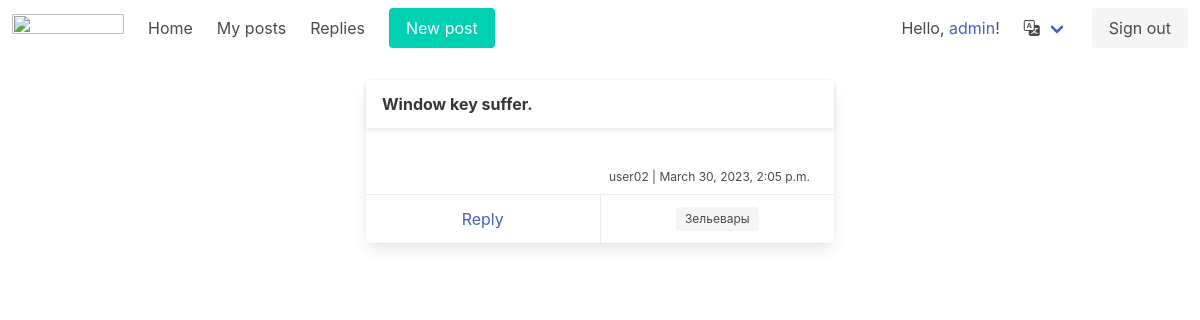
The page /post/1/ (signed in) on the database its author committed.
### users/models.py (models this page shows, shortened)
class User(AbstractUser):
    activated = models.BooleanField(default=False)
    subscriber = models.BooleanField(default=False)

### boardapp/models.py (models this page shows, shortened)
class Post(models.Model):
    author = models.ForeignKey(settings.AUTH_USER_MODEL, on_delete=models.CASCADE, verbose_name=_('Name'))
    title = models.CharField(max_length=255, verbose_name=_('Title'))
    text = tinymce_models.HTMLField(verbose_name=_('Text'))
    category = models.ForeignKey(Category, on_delete=models.RESTRICT, verbose_name=_('Category'))
    date = models.DateTimeField(auto_now_add=True, verbose_name=_('Date'))
    archived = models.BooleanField(default=False, verbose_name=_('Archived'))
    class Meta:
        verbose_name = _('Post')
        verbose_name_plural = _('Posts')

class Category(models.Model):
    name = models.CharField(max_length=50, unique=True, verbose_name=_('Name'))
    def __str__(self):
        return f'{self.name}'
    class Meta:
        verbose_name = _('Category')
        verbose_name_plural = _('Сategories')

### boardapp/views.py (the view)
# urls.py: path('post/<int:pk>/', PostDetailView.as_view(), name='post_detail'),
class PostDetailView(DetailView):
    model = Post
    template_name = 'post_detail.html'

### boardapp/templatetags/custom_filters.py (called while the page is built)
@register.simple_tag(takes_context=True)
def url_replace(context, **kwargs):
    _dict = context['request'].GET.copy()
    for key, value in kwargs.items():
        _dict[key] = value
    return _dict.urlencode()

### templates/post_detail.html (shortened to what this page needs)
{% extends 'base/base.html' %}
{% block content %}
<br>
<div class="columns is-centered">
    <div class="column is-half">
        {% include 'post_card.html' %}
    </div>
</div>
{% endblock content %}

### templates/base/navbar.html (shortened to what this page needs)
{% load i18n %}
<nav class="navbar" role="navigation" aria-label="main navigation">
  <div class="navbar-brand">
    <a class="navbar-item" href="https://bulma.io">
      <img src="https://bulma.io/images/bulma-logo.png" width="112" height="28">
    </a>
  </div>
  <div id="navbarBasicExample" class="navbar-menu">
    <div class="navbar-start">
      <a href="{% url 'home' %}" class="navbar-item">
        {% trans "Home" %}
      </a>
      {% if user.is_authenticated %}
      <a href="{% url 'user_posts' %}" class="navbar-item">
        {% trans "My posts" %}</a>
      <a href="{% url 'replies' %}?accepted=false" class="navbar-item">
        {% trans "Replies" %}</a>
      {% endif %}
      <div class="navbar-item">
          <p class="control">
            <a class="button is-primary" href="{% url 'post_create' %}">
              <span>{% trans "New post" %}</span>
            </a>
          </p>
      </div>
      </div>
    <div class="navbar-end">
      {% if user.is_authenticated %}
      <p class="navbar-item">{% trans "Hello" %},&nbsp;<a href="{% url 'profile' %}">{{ user }}</a>!</p>
      {% endif %}
      <div class="navbar-item has-dropdown is-hoverable">
        <a class="navbar-link">
          <i class="bi bi-translate"></i>
        </a>
      </div>
      <div class="navbar-item">
        <div class="buttons">
          {% if not user.is_authenticated %}
          <a href="{% url 'signup' %}" class="button is-primary"><strong>{% trans "Sign up" %}</strong></a>
          <a href="{% url 'login' %}" class="button is-light">{% trans "Sign in" %}</a>
          {% else %}
          <a href="{% url 'logout' %}" class="button is-light">{% trans "Sign out" %}</a>
          {% endif %}
        </div>
      </div>
    </div>
  </div>
</nav>

### templates/post_card.html (shortened to what this page needs)
{% load i18n %}
{% load custom_filters %}
<div class="card mb-5">
  <header class="card-header">
    <p class="card-header-title">{{ post.title }}</p>
  </header>
  <div class="card-content pb-2">
    <div class="content">
      <p class="has-text-right is-size-7">{{ post.author }} | {{ post.date }}</p>
    </div>
  </div>
  <footer class="card-footer">
    {% block card-action %}
    {% if post.author == user %}
    <a href="{% url 'replies' %}?post={{ post.pk }}" class="card-footer-item">{% trans "Replies" %}</a>
    {% if not post.archived %}
    <a href="{% url 'post_edit' pk=post.pk %}" class="card-footer-item">{% trans "Edit" %}</a>
    {% else %}
    <p class="card-footer-item">
      <span class="tag">{% trans "Archived" %}</span>
    </p>
    {% endif %}
    <a href="{% url 'post_delete' pk=post.pk %}" class="card-footer-item">{% trans "Delete" %}</a>
    {% else %}
    <a href="{% url 'reply_create' post=post.pk %}" class="card-footer-item">
      {% trans "Reply" context "button" %}</a>
    {% endif %}
    <a href="?{% url_replace category=post.category.pk %}" class="card-footer-item">
      <span class="tag">{{ post.category }}</span>
    </a>
    {% endblock card-action %}
  </footer>
</div>

### rows shown on the page
User: username "admin"
Post: title "Window key suffer.", author "user02", date "March 30, 2023, 2:05 p.m.", category "Зельевары"
